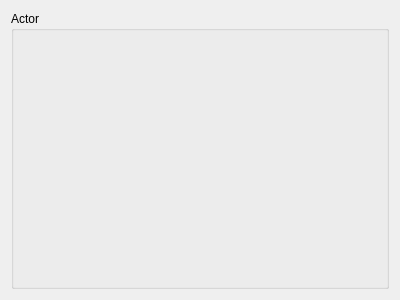
<?xml version="1.0" encoding="UTF-8"?>
<ui version="4.0">
 <class>FullHealWidget</class>
 <widget class="QWidget" name="FullHealWidget">
  <property name="geometry">
   <rect>
    <x>0</x>
    <y>0</y>
    <width>400</width>
    <height>300</height>
   </rect>
  </property>
  <layout class="QGridLayout" name="gridLayout">
   <item row="0" column="0">
    <widget class="QGroupBox" name="groupBox">
     <property name="title">
      <string>Actor</string>
     </property>
     <layout class="QGridLayout" name="gridLayout_2">
      <item row="0" column="0">
       <widget class="PartyOperandWidget" name="operandParty_arg0" native="true"/>
      </item>
     </layout>
    </widget>
   </item>
  </layout>
 </widget>
 <customwidgets>
  <customwidget>
   <class>PartyOperandWidget</class>
   <extends>QWidget</extends>
   <header>ui/common/operand_widget.h</header>
   <container>1</container>
  </customwidget>
 </customwidgets>
 <resources/>
 <connections/>
</ui>
